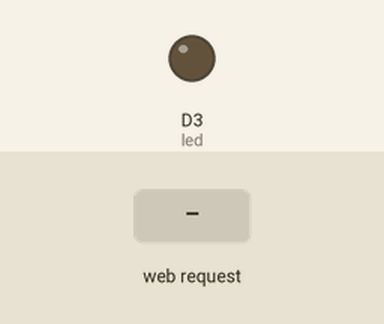
This sketch was run on a simulated ESP8266 (NodeMCU). Shown: output pins drawn as LEDs (lit = HIGH). The test bench sets the inputs (shaded band). WiFi joins after 1.5 s; servers stay silent unless stated; what the sketch prints to the serial monitor is not drawn.

Above: at 2.7 s.
2.8 s: HTTP request GET /pin?light=off received
At 3.5 s:
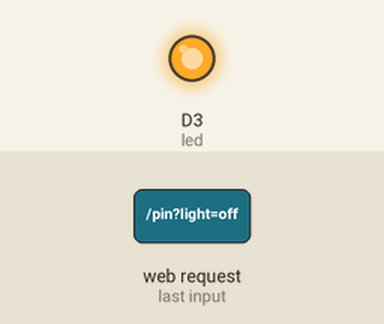
4.3 s: HTTP request GET /pin?light=on received
At 4.6 s:
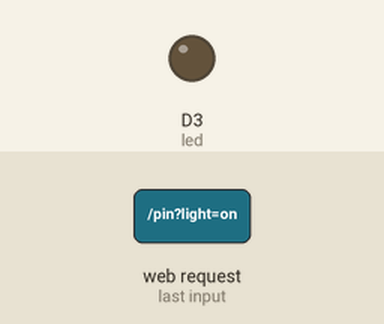
Timing chart, 0 to 7.3 s (numbered marks = the images above; inputs shaded):
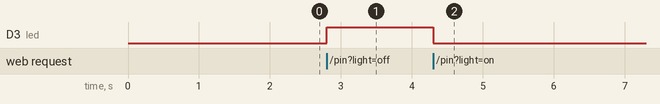

The sketch:

IOTLamp.ino
```cpp
/**
 * Lev 2020.8.24
 * 通过WIFI控制台灯亮灭 来源: https://zhuanlan.zhihu.com/p/42317263
 * 使用 ESP8266-CH340-nodemcu(A) / DC转3v3电源模块 / 电源 / 低电平继电器(B) / 台灯(C)
 * A-D3 -> B-IN
 * C-Neg -> B-COM
 * C-Pos -> B-NC
 */

#include <ESP8266WiFi.h>
#include <WiFiClient.h>
#include <ESP8266WebServer.h>

const char* ssid = "1603";
const char* password = "82480869";

ESP8266WebServer server(80);

String html = "<!DOCTYPE HTML><html lang=\"en\"><head> <title>Control Interface</title>  <meta charset=\"UTF-8\"></head><body> <a href=\"./pin?light=on\"><input type=\"button\" value=\"&#79;&#80;&#69;&#78;\" /></a> <a href=\"./pin?light=off\"><input type=\"button\" value=\"&#67;&#76;&#79;&#83;&#69;\" /></a></body></html>";

const int led = D3;

void pin(){
    if(server.arg("light") == "on"){
        digitalWrite(led, LOW);
        server.send(200, "text/html", html);
    }else if(server.arg("light") == "off"){
        digitalWrite(led, HIGH);
        server.send(200, "text/html", html);
    }
}

void handleRoot() {
    server.send(200, "text/html", html);
}

void handleNotFound() {
    String message = "File Not Found\n\n";
    message += "URI: ";
    message += server.uri();
    message += "\nMethod: ";
    message += (server.method() == HTTP_GET) ? "GET" : "POST";
    message += "\nArguments: ";
    message += server.args();
    message += "\n";
    for (uint8_t i = 0; i < server.args(); i++) {
        message += " " + server.argName(i) + ": " + server.arg(i) + "\n";
    }
    server.send(404, "text/plain", message);
}

void setup(void) {
    pinMode(led, OUTPUT);
    digitalWrite(led, 0);
    Serial.begin(9600);
    WiFi.begin(ssid, password);
    Serial.println("");

    // Wait for connection
    while (WiFi.status() != WL_CONNECTED) {
        delay(500);
        Serial.print(".");
    }

    Serial.println("");
    Serial.print("Connected to ");
    Serial.println(ssid);
    Serial.print("IP address: ");
    Serial.println(WiFi.localIP());

    server.on("/", handleRoot);
    server.on("/pin", HTTP_GET, pin);
    server.on("/inline", []() {
        server.send(200, "text/plain", "this works as well");
    });

    server.onNotFound(handleNotFound);

    server.begin();
    Serial.println("HTTP server started");
}

void loop(void) {
    server.handleClient();
}
```

Measured:
- after the input at 2.8 s, D3 (led): LOW → HIGH at once
- after the input at 4.3 s, D3 (led): HIGH → LOW at once
